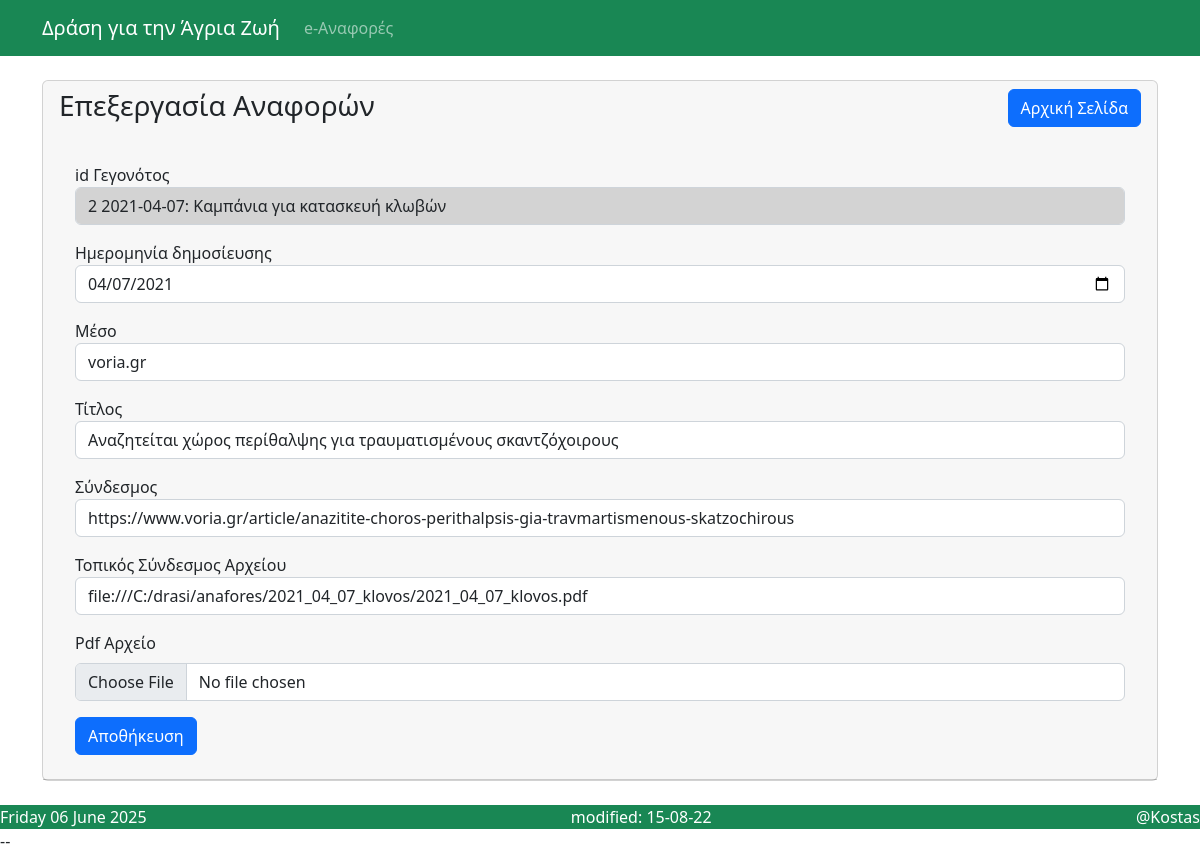
Screenshot of /anafora-edit.php?id=2 with the database file from the repository.
### tables this page shows
CREATE TABLE IF NOT EXISTS `anafores` (
  `id` int(11) NOT NULL AUTO_INCREMENT,
  `event_id` int(11) NOT NULL,
  `meso` varchar(255) NOT NULL,
  `dimosieusi` date NOT NULL,
  `link` varchar(2048) NOT NULL,
  `llink` varchar(2048) NOT NULL,
  `pdf` longblob DEFAULT NULL,
  `title` varchar(255) DEFAULT NULL,
  PRIMARY KEY (`id`),
  KEY `event_id` (`event_id`)
);

CREATE TABLE IF NOT EXISTS `events` (
  `id` int(11) NOT NULL AUTO_INCREMENT,
  `date` date NOT NULL,
  `place` varchar(255) NOT NULL,
  `perigrafi` text NOT NULL,
  `simeioseis` text DEFAULT NULL,
  PRIMARY KEY (`id`)
);

### anafora-edit.php (the view, shortened to what this page needs)
<?php
include('include/header.php');
include('config/db.php');
?>
<div class="container">
    <div class="row">
        <div class="col-md-12 mt-4">
            <div class="card">
                <div class="card-header">
                    <h3>Επεξεργασία Αναφορών
                        <a href="index.php" class="btn btn-primary float-end">Αρχική Σελίδα</a>
                    </h3>
                    <div class="card-body">
                        <?php
                        if (isset($_GET['id'])){
                            $anafora_id = $_GET['id'];
                            $query = 'SELECT * FROM anafores WHERE id = :anaf_id LIMIT 1';
                            $stmt = $pdo->prepare($query);
                            $stmt->execute(['anaf_id' => $anafora_id]);
                            $Anafora = $stmt->fetch();
                            }
                        ?>
                        <form action="code-anafora.php" method="post" class="needs-validation">
                            <div class="mt-3">
                                    <label>id Γεγονότος</label>
                                    <?php
                                        $queryEvent = 'SELECT * FROM events WHERE id = :event_id';
                                        $stmtEvent = $pdo -> prepare($queryEvent);
                                        $stmtEvent ->execute(['event_id' => $Anafora->event_id]);
                                        $event = $stmtEvent->fetch();
                                        echo '<input type="text" name="event_id" value="'.$Anafora->event_id.' '.$event->date.': '.$event->perigrafi.'" class="form-control" style="background-color:lightgrey" readonly>';
                                    ?>
                            </div>
                            <div class="mt-3">
                                <label>Ημερομηνία δημοσίευσης</label>
                                <input type="date" name="dimosieusi" value="<?= $Anafora->dimosieusi?>" class="form-control" required>
                            </div>
                            <div class="mt-3">
                                <label>Μέσο</label>
                                <input type="text" name="meso" class="form-control" value="<?= $Anafora->meso?>" required>
                            </div>
                            <div class="mt-3">
                                <label>Τίτλος</label>
                                <input type="text" name="title" class="form-control" value="<?= $Anafora->title?>" required>
                            </div>
                            <div class="mt-3">
                                <label>Σύνδεσμος</label>
                                <input type="text" name="link" class="form-control" value="<?= $Anafora->link?>" required>
                            </div>
                            <div class="mt-3">
                                <label>Τοπικός Σύνδεσμος Αρχείου</label>
                                <input type="text" name="llink" class="form-control" value="<?= $Anafora->llink?>">
                            </div>
                            <div class="form-group mt-3">
                                <label for="formFile" class="form-label">Pdf Αρχείο</label>
                                <input class="form-control" type="file" id="formFile">
                            </div>
                            <div class="mt-3">
                                <button type="submit" name="update-anafora-btn" class="btn btn-primary">Αποθήκευση</button>
                            </div>
                        </form>
                </div>
            </div>
        </div>
    </div>
</div>
</div>
<?php include('include/footer.php'); ?>

### include/header.php (shortened to what this page needs)
<!DOCTYPE html>
<html lang="en">
<head>
    <link href="https://cdn.jsdelivr.net/npm/bootstrap@5.2.0/dist/css/bootstrap.min.css" rel="stylesheet">
</head>
<body>
    <?php include('navbar.php'); ?>

### include/navbar.php
<div class=" navbar navbar-expand navbar-dark bg-success">
      <div class="container">
        <a href="index.php" class="navbar-brand">Δράση για την Άγρια Ζωή</a>
        <div class="collapse navbar-collapse" id="navbarResponsive">
          <ul class="navbar-nav">
            <li class="nav-item">
              <a class="nav-link" href="index.php">e-Αναφορές</a>
            </li>
          </ul>
        </div>
      </div>
</div>

### include/footer.php (shortened to what this page needs)
<br>
<div class="d-flex justify-content-between bg-success text-white">
			<div ><?php echo date('l d F Y');?></div>
            <div>modified: 15-08-22</div>
			<div>@Kostas</div>
	  </div>--
</body>
</html>

### rows the page displays
anafores: event_id "2 2021-04-07: Καμπάνια για κατασκευή κλωβών", dimosieusi "04/07/2021", meso "voria.gr", title "Αναζητείται χώρος περίθαλψης για τραυματισμένους σκαντζόχοιρους", link "https://www.voria.gr/article/anazitite-choros-perithalpsis-gia-travmartismenous-skatzochirous", llink "file:///C:/drasi/anafores/2021_04_07_klovos/2021_04_07_klovos.pdf"
